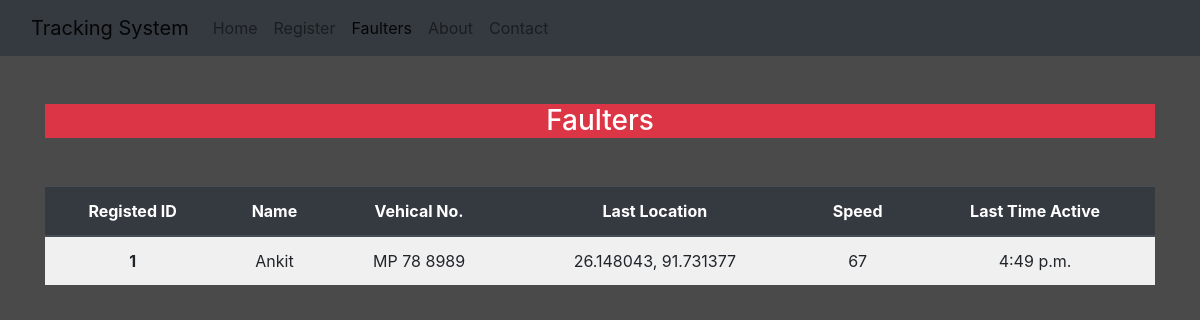
The app's page /faulters/, older data.
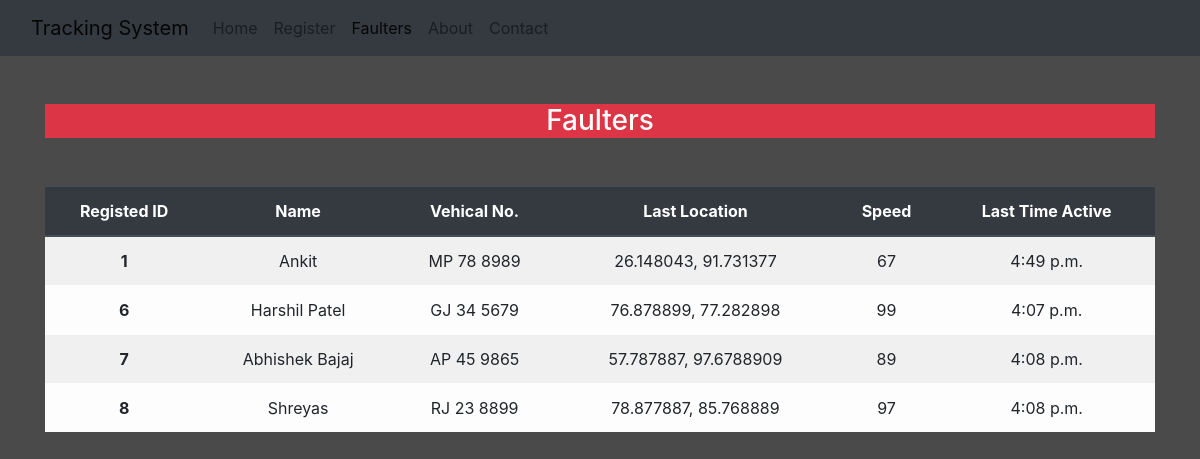
The same page, newer data.
### Core/models.py (models this page shows)
class ActiveUser(models.Model):
    registered_id = models.IntegerField(default=None)
    fullname = models.CharField(max_length=60)
    reg_no = models.CharField(max_length=60)
    location = models.CharField(max_length=60)
    speed = models.IntegerField()
    time = models.TimeField()

### Core/views.py (the view)
# urls.py: path('faulters/', views.faulters, name="faulters"),
def faulters(request):
    users = ActiveUser.objects.all()
    state = 'active'
    title = 'Faulter'
    return render(request, 'Core/faulters.html', {'users': users, 'fstate':state, 'title':title})

### Core/templates/Core/faulters.html
{% extends 'Core/base.html' %}
{% load static %}
{% block content %}
<div class="col-sm-12 text-center">
    <h3 class="text-white my-5 bg-danger text-center">Faulters</h3>
  <table class="table table-striped table-light table-hover">
    <thead class="thead-dark">
      <tr>
      <th scope="col">Registed ID</th>
      <th scope="col">Name</th>
      <th scope="col">Vehical No.</th>
      <th scope="col">Last Location</th>
      <th scope="col">Speed</th>
      <th scope="col">Last Time Active</th>
      </tr>
    </thead>
    <tbody>
      {% for user in users %}
          {% if user.speed > 60 or user.speed < 5 %}
            <tr>
              <th scope="row">{{user.id}}</th>
              <td>{{user.fullname}}</td>
              <td>{{user.reg_no}}</td>
              <td>{{user.location}}</td>
              <td>{{user.speed}}</td>
              <td>{{user.time}}</td>
            </tr>
          {% endif %}
      {% endfor %}
    </tbody>
  </table>
</div>
{% endblock content %}

Row changes from the older to the newer data that the page shows:
added ActiveUser: id "6", fullname "Harshil Patel", reg_no "GJ 34 5679", location "76.878899, 77.282898", speed "99", time "4:07 p.m."
added ActiveUser: id "7", fullname "Abhishek Bajaj", reg_no "AP 45 9865", location "57.787887, 97.6788909", speed "89", time "4:08 p.m."
added ActiveUser: id "8", fullname "Shreyas", reg_no "RJ 23 8899", location "78.877887, 85.768889", speed "97", time "4:08 p.m."
